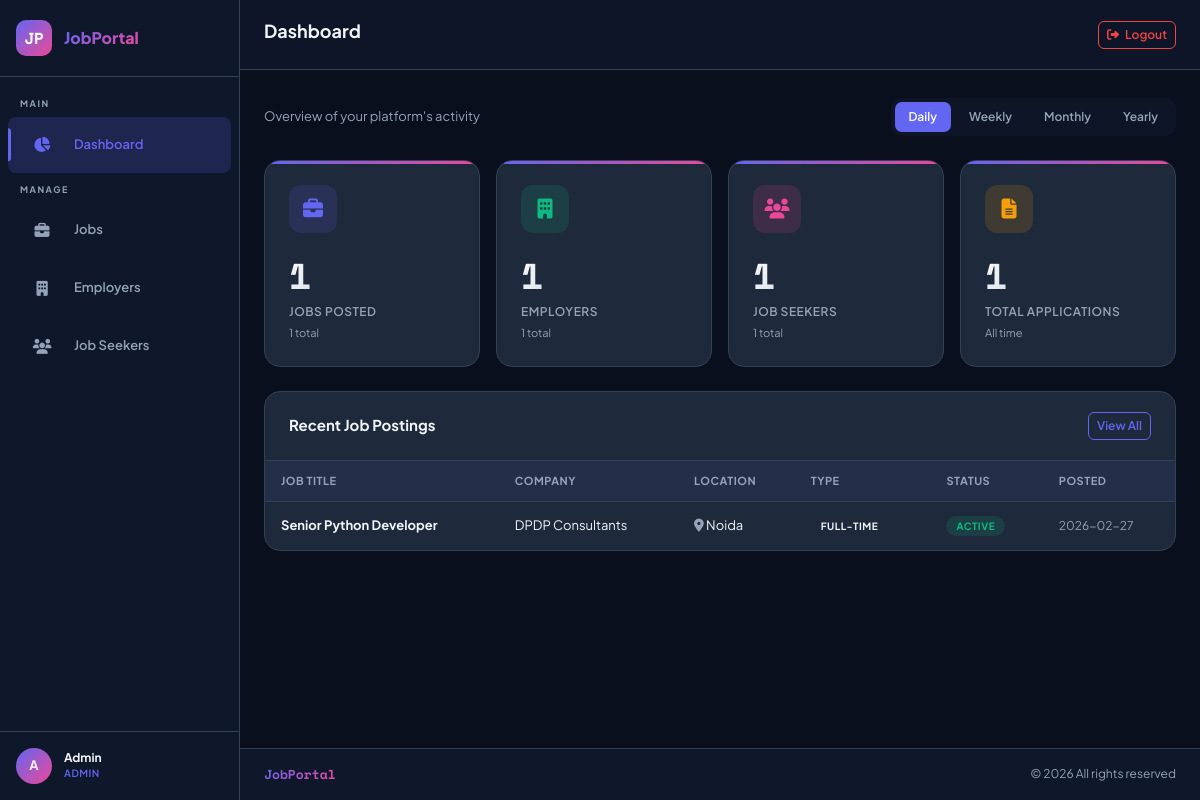
The app's page /dashboard (signed in) with its own data.
### tables this page shows
CREATE TABLE jobs (
            id INTEGER PRIMARY KEY AUTOINCREMENT,
            employer_id INTEGER NOT NULL,
            title TEXT NOT NULL,
            company TEXT NOT NULL,
            location TEXT NOT NULL,
            job_type TEXT NOT NULL,
            salary TEXT,
            description TEXT NOT NULL,
            requirements TEXT,
            is_active INTEGER DEFAULT 1,
            created_at DATETIME DEFAULT CURRENT_TIMESTAMP,
            FOREIGN KEY (employer_id) REFERENCES users(id)
        );

### app.py (the view, shortened to what this page needs)
@app.route('/dashboard')
@login_required
def dashboard():
    role = session.get('role')
    db = get_db()
    if role == 'admin':
        now = datetime.now()
        today = now.strftime('%Y-%m-%d')
        week_ago = (now - timedelta(days=7)).strftime('%Y-%m-%d')
        month_ago = (now - timedelta(days=30)).strftime('%Y-%m-%d')
        year_ago = (now - timedelta(days=365)).strftime('%Y-%m-%d')
        stats = {
            'total_jobs': db.execute('SELECT COUNT(*) FROM jobs').fetchone()[0],
            'total_employers': db.execute("SELECT COUNT(*) FROM users WHERE role='employer'").fetchone()[0],
            'total_jobseekers': db.execute("SELECT COUNT(*) FROM users WHERE role='jobseeker'").fetchone()[0],
            'total_applications': db.execute('SELECT COUNT(*) FROM applications').fetchone()[0],
            'daily_jobs': db.execute('SELECT COUNT(*) FROM jobs WHERE DATE(created_at)=?', (today,)).fetchone()[0],
            'weekly_jobs': db.execute('SELECT COUNT(*) FROM jobs WHERE DATE(created_at)>=?', (week_ago,)).fetchone()[0],
            'monthly_jobs': db.execute('SELECT COUNT(*) FROM jobs WHERE DATE(created_at)>=?', (month_ago,)).fetchone()[0],
            'yearly_jobs': db.execute('SELECT COUNT(*) FROM jobs WHERE DATE(created_at)>=?', (year_ago,)).fetchone()[0],
            'daily_employers': db.execute("SELECT COUNT(*) FROM users WHERE role='employer' AND DATE(created_at)=?", (today,)).fetchone()[0],
            'weekly_employers': db.execute("SELECT COUNT(*) FROM users WHERE role='employer' AND DATE(created_at)>=?", (week_ago,)).fetchone()[0],
            'monthly_employers': db.execute("SELECT COUNT(*) FROM users WHERE role='employer' AND DATE(created_at)>=?", (month_ago,)).fetchone()[0],
            'yearly_employers': db.execute("SELECT COUNT(*) FROM users WHERE role='employer' AND DATE(created_at)>=?", (year_ago,)).fetchone()[0],
            'daily_seekers': db.execute("SELECT COUNT(*) FROM users WHERE role='jobseeker' AND DATE(created_at)=?", (today,)).fetchone()[0],
            'weekly_seekers': db.execute("SELECT COUNT(*) FROM users WHERE role='jobseeker' AND DATE(created_at)>=?", (week_ago,)).fetchone()[0],
            'monthly_seekers': db.execute("SELECT COUNT(*) FROM users WHERE role='jobseeker' AND DATE(created_at)>=?", (month_ago,)).fetchone()[0],
            'yearly_seekers': db.execute("SELECT COUNT(*) FROM users WHERE role='jobseeker' AND DATE(created_at)>=?", (year_ago,)).fetchone()[0],
        }
        recent_jobs = db.execute('SELECT j.*, u.name as employer_name FROM jobs j JOIN users u ON j.employer_id=u.id ORDER BY j.created_at DESC LIMIT 5').fetchall()
        return render_template('admin/dashboard.html', stats=stats, recent_jobs=recent_jobs)

### app.py (called while the page is built)
def login_required(f):
    @wraps(f)
    def decorated(*args, **kwargs):
        if 'user_id' not in session:
            flash('Please log in to continue.', 'warning')
            return redirect(url_for('login'))
        return f(*args, **kwargs)
    return decorated

### database.py (called while the page is built)
def get_db():
    from flask import g
    if 'db' not in g:
        g.db = sqlite3.connect(DATABASE)
        g.db.row_factory = sqlite3.Row
        g.db.execute('PRAGMA foreign_keys = ON')
    return g.db

### templates/admin/dashboard.html (shortened to what this page needs)
{% extends "base.html" %}
{% block page_title %}Dashboard{% endblock %}
{% block content %}
<div class="d-flex align-items-center justify-content-between mb-4 flex-wrap gap-3">
    <div>
        <p style="color:#94a3b8; font-size:13px; margin:0;">Overview of your platform's activity</p>
    </div>
    <div class="period-tabs" id="periodTabs">
        <button class="period-tab active" data-period="daily">Daily</button>
        <button class="period-tab" data-period="weekly">Weekly</button>
        <button class="period-tab" data-period="monthly">Monthly</button>
        <button class="period-tab" data-period="yearly">Yearly</button>
    </div>
</div>
<div class="row g-3 mb-4">
    <div class="col-6 col-lg-3">
        <div class="stat-card">
            <div class="stat-icon" style="background:rgba(99,102,241,0.15);">
                <i class="fas fa-briefcase" style="color:#6366f1;"></i>
            </div>
            <div class="stat-number" id="jobs-count">{{ stats.daily_jobs }}</div>
            <div class="stat-label">Jobs Posted</div>
            <div style="font-size:11px; color:#94a3b8; margin-top:4px;" id="jobs-total">{{ stats.total_jobs }} total</div>
        </div>
    </div>
    <div class="col-6 col-lg-3">
        <div class="stat-card">
            <div class="stat-icon" style="background:rgba(16,185,129,0.15);">
                <i class="fas fa-building" style="color:#10b981;"></i>
            </div>
            <div class="stat-number" id="employers-count">{{ stats.daily_employers }}</div>
            <div class="stat-label">Employers</div>
            <div style="font-size:11px; color:#94a3b8; margin-top:4px;" id="employers-total">{{ stats.total_employers }} total</div>
        </div>
    </div>
    <div class="col-6 col-lg-3">
        <div class="stat-card">
            <div class="stat-icon" style="background:rgba(236,72,153,0.15);">
                <i class="fas fa-users" style="color:#ec4899;"></i>
            </div>
            <div class="stat-number" id="seekers-count">{{ stats.daily_seekers }}</div>
            <div class="stat-label">Job Seekers</div>
            <div style="font-size:11px; color:#94a3b8; margin-top:4px;" id="seekers-total">{{ stats.total_jobseekers }} total</div>
        </div>
    </div>
    <div class="col-6 col-lg-3">
        <div class="stat-card">
            <div class="stat-icon" style="background:rgba(245,158,11,0.15);">
                <i class="fas fa-file-alt" style="color:#f59e0b;"></i>
            </div>
            <div class="stat-number">{{ stats.total_applications }}</div>
            <div class="stat-label">Total Applications</div>
            <div style="font-size:11px; color:#94a3b8; margin-top:4px;">All time</div>
        </div>
    </div>
</div>
<div class="data-card">
    <div class="data-card-header">
        <span class="data-card-title">Recent Job Postings</span>
        <a href="{{ url_for('admin_jobs') }}" class="btn btn-sm btn-outline-primary">View All</a>
    </div>
    <div class="table-responsive">
        <table class="custom-table">
            <thead>
                <tr>
                    <th>Job Title</th>
                    <th>Company</th>
                    <th>Location</th>
                    <th>Type</th>
                    <th>Status</th>
                    <th>Posted</th>
                </tr>
            </thead>
            <tbody>
                {% if recent_jobs %}
                {% for job in recent_jobs %}
                <tr>
                    <td><strong>{{ job.title }}</strong></td>
                    <td>{{ job.company }}</td>
                    <td><i class="fas fa-map-marker-alt" style="color:#94a3b8;"></i> {{ job.location }}</td>
                    <td>
                        <span class="badge-role type-{{ job.job_type|replace(' ','') }}">{{ job.job_type }}</span>
                    </td>
                    <td>
                        {% if job.is_active %}
                        <span class="badge-role badge-active">Active</span>
                        {% else %}
                        <span class="badge-role badge-inactive">Inactive</span>
                        {% endif %}
                    </td>
                    <td style="color:#94a3b8; font-size:12px;">{{ job.created_at[:10] }}</td>
                </tr>
                {% endfor %}
                {% else %}
                <tr><td colspan="6" class="text-center" style="color:#94a3b8; padding:30px;">No jobs yet</td></tr>
                {% endif %}
            </tbody>
        </table>
    </div>
</div>
{% endblock %}

### templates/base.html (style rules this page uses)
:root { --sidebar-width: 240px; --sidebar-collapsed: 68px; --primary: #0f172a; --accent: #6366f1; --accent2: #ec4899; --surface: #1e293b; --surface2: #0f172a; --text: #f1f5f9; --text-muted: #94a3b8; --border: #334155; --card-bg: #1e293b; --success: #10b981; --warning: #f59e0b; --danger: #ef4444; --transition: 0.25s cubic-bezier(0.4,0,0.2,1); }
* { box-sizing: border-box; }
body { font-family: 'Plus Jakarta Sans', sans-serif; background: #0a0f1e; color: var(--text); min-height: 100vh; overflow-x: hidden; }
.stat-card { background: var(--card-bg); border: 1px solid var(--border); border-radius: 16px; padding: 24px; position: relative; overflow: hidden; transition: transform 0.2s, box-shadow 0.2s; }
.stat-card::before { content: ''; position: absolute; top: 0; left: 0; right: 0; height: 3px; background: linear-gradient(90deg, var(--accent), var(--accent2)); }
.stat-number { font-size: 36px; font-weight: 800; font-family: 'Space Mono', monospace; background: linear-gradient(135deg, #fff, var(--text-muted)); -webkit-background-clip: text; -webkit-text-fill-color: transparent; }
.stat-label { font-size: 12px; color: var(--text-muted); font-weight: 600; text-transform: uppercase; letter-spacing: 0.5px; }
.stat-icon { width: 48px; height: 48px; border-radius: 12px; display: flex; align-items: center; justify-content: center; font-size: 20px; margin-bottom: 16px; }
.data-card { background: var(--card-bg); border: 1px solid var(--border); border-radius: 16px; overflow: hidden; }
.data-card-header { padding: 20px 24px; border-bottom: 1px solid var(--border); display: flex; align-items: center; justify-content: space-between; }
.data-card-title { font-size: 15px; font-weight: 700; }
.custom-table { width: 100%; border-collapse: collapse; }
.custom-table th { background: rgba(99,102,241,0.08); padding: 12px 16px; font-size: 11px; font-weight: 700; text-transform: uppercase; letter-spacing: 0.5px; color: var(--text-muted); border-bottom: 1px solid var(--border); text-align: left; }
.custom-table td { padding: 14px 16px; font-size: 13px; border-bottom: 1px solid rgba(51,65,85,0.5); vertical-align: middle; }
.custom-table tr:last-child td { border-bottom: none; }
.badge-role { padding: 4px 10px; border-radius: 20px; font-size: 10px; font-weight: 700; text-transform: uppercase; letter-spacing: 0.5px; }
.badge-active { background: rgba(16,185,129,0.15); color: var(--success); }
.btn-sm { border-radius: 6px !important; font-size: 12px !important; font-weight: 600 !important; }
.btn-outline-primary { border-color: var(--accent) !important; color: var(--accent) !important; }
.period-tabs { display: flex; gap: 4px; background: rgba(15,23,42,0.8); border-radius: 10px; padding: 4px; }
.period-tab { padding: 6px 14px; border-radius: 7px; cursor: pointer; font-size: 12px; font-weight: 600; color: var(--text-muted); transition: all 0.2s; border: none; background: transparent; }
.period-tab.active { background: var(--accent); color: white; }

### records on screen
jobs: title "Senior Python Developer", company "DPDP Consultants", location "Noida", job_type "FULL-TIME", is_active "ACTIVE", created_at "2026-02-27"

### other values on screen
{{ session.get('name', 'U')[0].upper() }} "A"
{{ session.get('name', 'User') }} "Admin"
{{ session.get('role', '') }} "ADMIN"
{{ stats.daily_jobs }} "1"
{{ stats.total_jobs }} "1"
{{ stats.daily_employers }} "1"
{{ stats.total_employers }} "1"
{{ stats.daily_seekers }} "1"
{{ stats.total_jobseekers }} "1"
{{ stats.total_applications }} "1"
